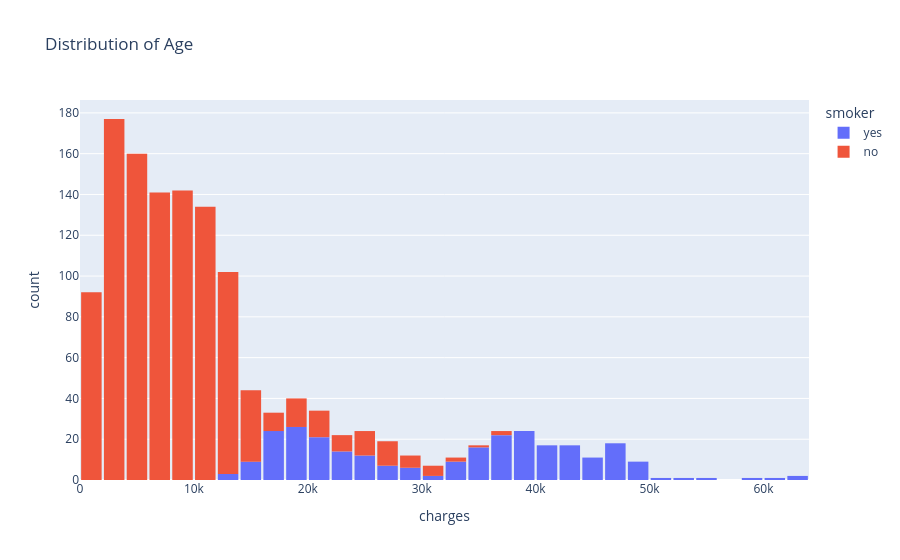

This figure's notebook cell:
### Code cell
fig = px.histogram(medical, x="charges", color="smoker", title="Distribution of Age")
fig.update_layout(bargap=0.1)
fig.show()

### Figure 1 — Plotly figure (JSON) as saved in the notebook; plotly's stock layout.template omitted (floating-point values rounded to 4 significant figures; data arrays with more than 128 entries replaced by an {"elided": "..."} marker saying what was removed)
{"data": [{"alignmentgroup": "True", "bingroup": "x", "hovertemplate": "smoker=yes<br>charges=%{x}<br>count=%{y}<extra></extra>", "legendgroup": "yes", "marker": {"color": "#636efa", "pattern": {"shape": ""}}, "name": "yes", "offsetgroup": "yes", "orientation": "v", "showlegend": true, "type": "histogram", "x": {"elided": "274 float values"}, "xaxis": "x", "yaxis": "y"}, {"alignmentgroup": "True", "bingroup": "x", "hovertemplate": "smoker=no<br>charges=%{x}<br>count=%{y}<extra></extra>", "legendgroup": "no", "marker": {"color": "#EF553B", "pattern": {"shape": ""}}, "name": "no", "offsetgroup": "no", "orientation": "v", "showlegend": true, "type": "histogram", "x": {"elided": "1064 float values"}, "xaxis": "x", "yaxis": "y"}], "layout": {"bargap": 0.1, "barmode": "relative", "legend": {"title": {"text": "smoker"}, "tracegroupgap": 0}, "title": {"text": "Distribution of Age"}, "xaxis": {"anchor": "y", "domain": [0, 1], "title": {"text": "charges"}}, "yaxis": {"anchor": "x", "domain": [0, 1], "title": {"text": "count"}}}}
